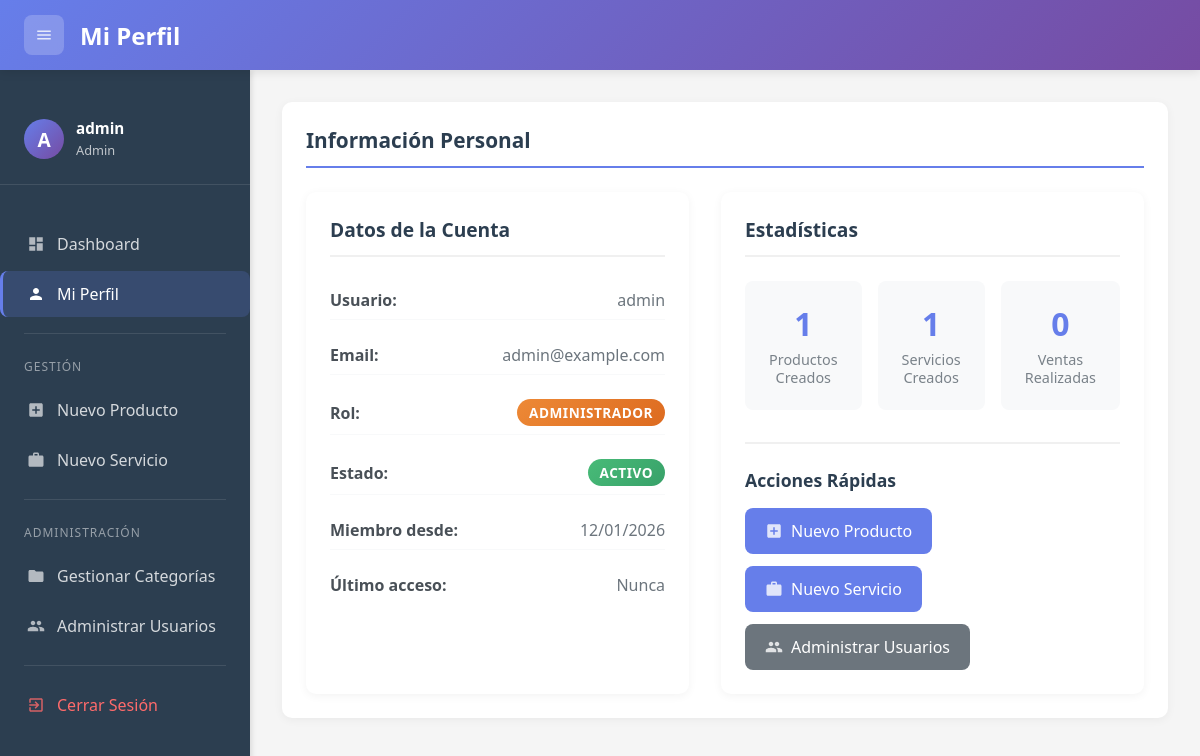
Before: /perfil (signed in) with the older database file.
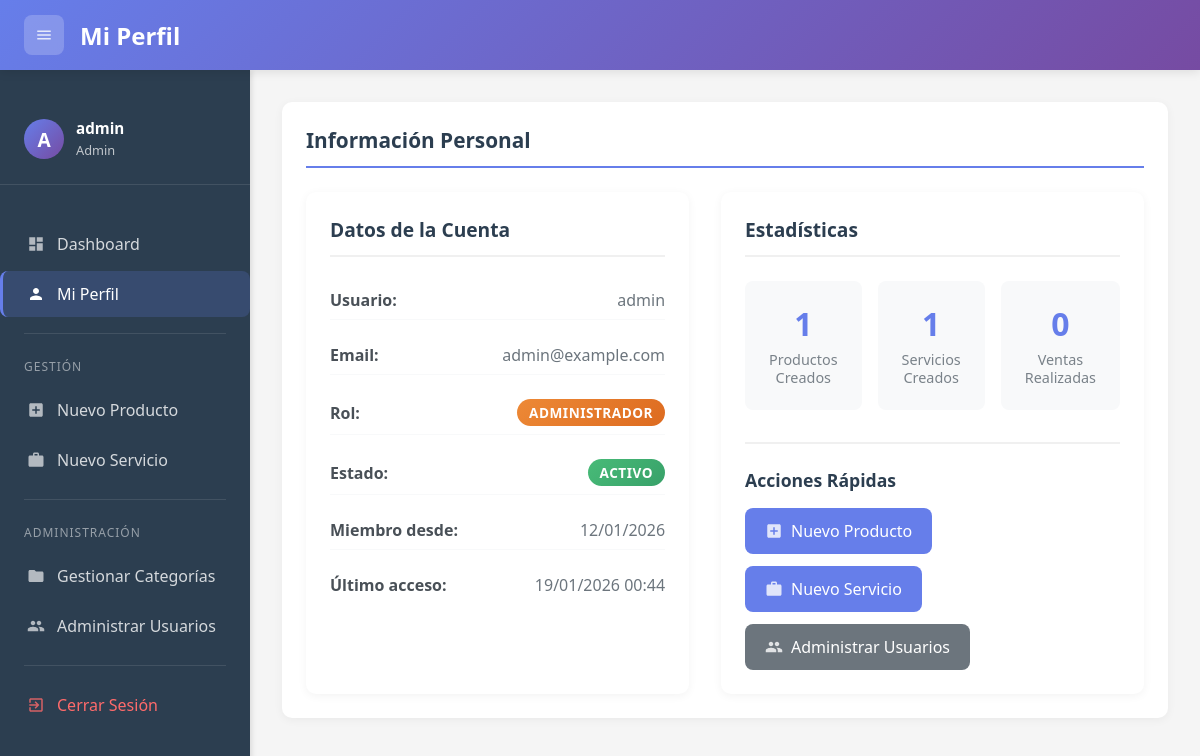
After: the same page with the newer database file.
### models.py (models this page shows, shortened)
class User(db.Model, UserMixin):
    id = db.Column(db.Integer, primary_key=True)
    username = db.Column(db.String(80), unique=True, nullable=False)
    password_hash = db.Column(db.String(200), nullable=False)
    email = db.Column(db.String(120), unique=True, nullable=True)
    role = db.Column(db.String(20), default='usuario')  # 'admin' o 'usuario'
    is_active = db.Column(db.Boolean, default=True)
    created_at = db.Column(db.DateTime, default=datetime.now)
    last_login = db.Column(db.DateTime, nullable=True)
    def is_admin(self):
        return self.role == 'admin'

### app.py (the view)
@app.route('/perfil')
@login_required
def perfil():
    productos_creados = Producto.query.filter_by(created_by=current_user.id).count()
    servicios_creados = Servicio.query.filter_by(created_by=current_user.id).count()
    ventas_realizadas = Venta.query.filter_by(vendedor_id=current_user.id).count()
    return render_template('perfil.html',
                         page_title='Mi Perfil',
                         productos_creados=productos_creados,
                         servicios_creados=servicios_creados,
                         ventas_realizadas=ventas_realizadas)

### app.py (called while the page is built)
@login_manager.user_loader
def load_user(user_id):
    return User.query.get(int(user_id))

@app.context_processor
def inject_user_data():
    if current_user.is_authenticated:
        return {
            'es_admin': current_user.is_admin(),
            'current_user': current_user
        }
    return {}

### templates/perfil.html (shortened to what the changed rows need)
{% extends "base.html" %}
{% block page_title %}Mi Perfil{% endblock %}
{% block content %}
<div class="section">
    <h2 class="section-title">Información Personal</h2>
    <div class="profile-grid">
        <div class="profile-card">
            <div class="profile-info">
                <div class="info-item">
                    <span class="info-label">Usuario:</span>
                    <span class="info-value">{{ current_user.username }}</span>
                </div>
                <div class="info-item">
                    <span class="info-label">Email:</span>
                    <span class="info-value">{{ current_user.email }}</span>
                </div>
                <div class="info-item">
                    <span class="info-label">Miembro desde:</span>
                    <span class="info-value">{{ current_user.created_at.strftime('%d/%m/%Y') }}</span>
                </div>
                <div class="info-item">
                    <span class="info-label">Último acceso:</span>
                    <span class="info-value">
                        {% if current_user.last_login %}
                            {{ current_user.last_login.strftime('%d/%m/%Y %H:%M') }}
                        {% else %}
                            Nunca
                        {% endif %}
                    </span>
                </div>
            </div>
        </div>
    </div>
</div>
{% endblock %}

### templates/base.html (shortened to what the changed rows need)
<!DOCTYPE html>
<html lang="es">
<head>
</head>
<body>
    <header class="header">
        <div class="header-left">
            <h1 class="header-title">{% block page_title %}Dashboard{% endblock %}</h1>
        </div>
    </header>
    <div class="main-container">
        <nav class="sidebar" id="sidebar">
            <div class="sidebar-header">
                <div class="sidebar-user">
                    <div class="sidebar-user-avatar">
                        {{ current_user.username[0]|upper if current_user.username else 'U' }}
                    </div>
                    <div class="sidebar-user-info">
                        <h4>{{ current_user.username|default('Usuario') }}</h4>
                        <small>{{ current_user.role|default('Usuario')|title }}</small>
                    </div>
                </div>
            </div>
        </nav>
        <main class="content-wrapper" id="contentWrapper">
            {% block content %}{% endblock %}
        </main>
    </div>
</body>
</html>

Changed rows visible on the page:
changed User "admin": last_login (not shown) → "19/01/2026 00:44"
Other visible differences:
text no longer shown: "Nunca"
